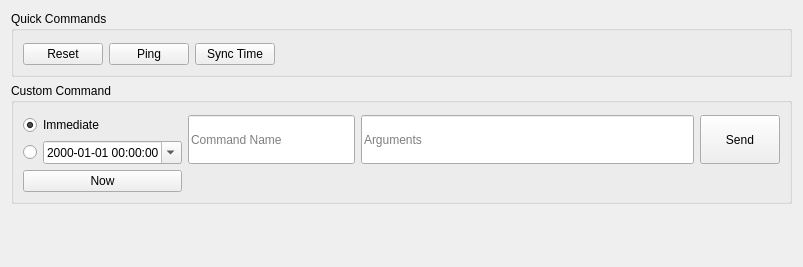
<?xml version="1.0" encoding="UTF-8"?>
<ui version="4.0">
 <class>CmdsPanel</class>
 <widget class="QWidget" name="CmdsPanel">
  <property name="geometry">
   <rect>
    <x>0</x>
    <y>0</y>
    <width>803</width>
    <height>267</height>
   </rect>
  </property>
  <property name="windowTitle">
   <string>Form</string>
  </property>
  <layout class="QVBoxLayout" name="verticalLayout">
   <item>
    <widget class="QGroupBox" name="quick_cmds_box">
     <property name="title">
      <string>Quick Commands</string>
     </property>
     <layout class="QGridLayout" name="quick_cmds_layout">
      <property name="topMargin">
       <number>12</number>
      </property>
      <item row="0" column="3">
       <spacer name="horizontalSpacer">
        <property name="orientation">
         <enum>Qt::Horizontal</enum>
        </property>
        <property name="sizeHint" stdset="0">
         <size>
          <width>40</width>
          <height>20</height>
         </size>
        </property>
       </spacer>
      </item>
      <item row="0" column="1">
       <widget class="QPushButton" name="ping_btn">
        <property name="text">
         <string>Ping</string>
        </property>
       </widget>
      </item>
      <item row="0" column="2">
       <widget class="QPushButton" name="sync_time_btn">
        <property name="text">
         <string>Sync Time</string>
        </property>
       </widget>
      </item>
      <item row="0" column="0">
       <widget class="QPushButton" name="reset_btn">
        <property name="text">
         <string>Reset</string>
        </property>
       </widget>
      </item>
     </layout>
    </widget>
   </item>
   <item>
    <widget class="QGroupBox" name="custom_cmd_box">
     <property name="title">
      <string>Custom Command</string>
     </property>
     <layout class="QGridLayout" name="custom_cmd_layout" columnstretch="0,1,2,0">
      <property name="topMargin">
       <number>12</number>
      </property>
      <item row="0" column="0">
       <widget class="QRadioButton" name="immediate_radio_btn">
        <property name="text">
         <string>Immediate</string>
        </property>
        <property name="checked">
         <bool>true</bool>
        </property>
       </widget>
      </item>
      <item row="0" column="2" rowspan="2">
       <widget class="QLineEdit" name="cmd_args_edit">
        <property name="sizePolicy">
         <sizepolicy hsizetype="Expanding" vsizetype="Expanding">
          <horstretch>0</horstretch>
          <verstretch>0</verstretch>
         </sizepolicy>
        </property>
        <property name="placeholderText">
         <string>Arguments</string>
        </property>
       </widget>
      </item>
      <item row="1" column="0">
       <layout class="QHBoxLayout" name="custom_cmd_sched_layout">
        <property name="topMargin">
         <number>0</number>
        </property>
        <item>
         <widget class="QRadioButton" name="scheduled_radio_btn">
          <property name="text">
           <string/>
          </property>
         </widget>
        </item>
        <item>
         <widget class="QDateTimeEdit" name="date_time_edit">
          <property name="displayFormat">
           <string>yyyy-MM-dd HH:mm:ss</string>
          </property>
          <property name="calendarPopup">
           <bool>true</bool>
          </property>
         </widget>
        </item>
       </layout>
      </item>
      <item row="0" column="1" rowspan="2">
       <widget class="QLineEdit" name="cmd_name_edit">
        <property name="sizePolicy">
         <sizepolicy hsizetype="Expanding" vsizetype="Expanding">
          <horstretch>0</horstretch>
          <verstretch>0</verstretch>
         </sizepolicy>
        </property>
        <property name="placeholderText">
         <string>Command Name</string>
        </property>
       </widget>
      </item>
      <item row="0" column="3" rowspan="2">
       <widget class="QPushButton" name="send_btn">
        <property name="sizePolicy">
         <sizepolicy hsizetype="Minimum" vsizetype="Expanding">
          <horstretch>0</horstretch>
          <verstretch>0</verstretch>
         </sizepolicy>
        </property>
        <property name="text">
         <string>Send</string>
        </property>
        <property name="autoDefault">
         <bool>true</bool>
        </property>
       </widget>
      </item>
      <item row="2" column="1" colspan="3">
       <widget class="QLabel" name="custom_cmd_help_label">
        <property name="frameShape">
         <enum>QFrame::NoFrame</enum>
        </property>
        <property name="frameShadow">
         <enum>QFrame::Plain</enum>
        </property>
        <property name="lineWidth">
         <number>1</number>
        </property>
        <property name="text">
         <string/>
        </property>
        <property name="wordWrap">
         <bool>true</bool>
        </property>
       </widget>
      </item>
      <item row="2" column="0">
       <widget class="QPushButton" name="custom_cmd_now_btn">
        <property name="text">
         <string>Now</string>
        </property>
       </widget>
      </item>
     </layout>
    </widget>
   </item>
   <item>
    <spacer name="verticalSpacer">
     <property name="orientation">
      <enum>Qt::Vertical</enum>
     </property>
     <property name="sizeHint" stdset="0">
      <size>
       <width>20</width>
       <height>40</height>
      </size>
     </property>
    </spacer>
   </item>
  </layout>
 </widget>
 <tabstops>
  <tabstop>reset_btn</tabstop>
  <tabstop>ping_btn</tabstop>
  <tabstop>sync_time_btn</tabstop>
  <tabstop>immediate_radio_btn</tabstop>
  <tabstop>scheduled_radio_btn</tabstop>
  <tabstop>date_time_edit</tabstop>
  <tabstop>cmd_name_edit</tabstop>
  <tabstop>cmd_args_edit</tabstop>
  <tabstop>send_btn</tabstop>
 </tabstops>
 <resources/>
 <connections/>
</ui>
